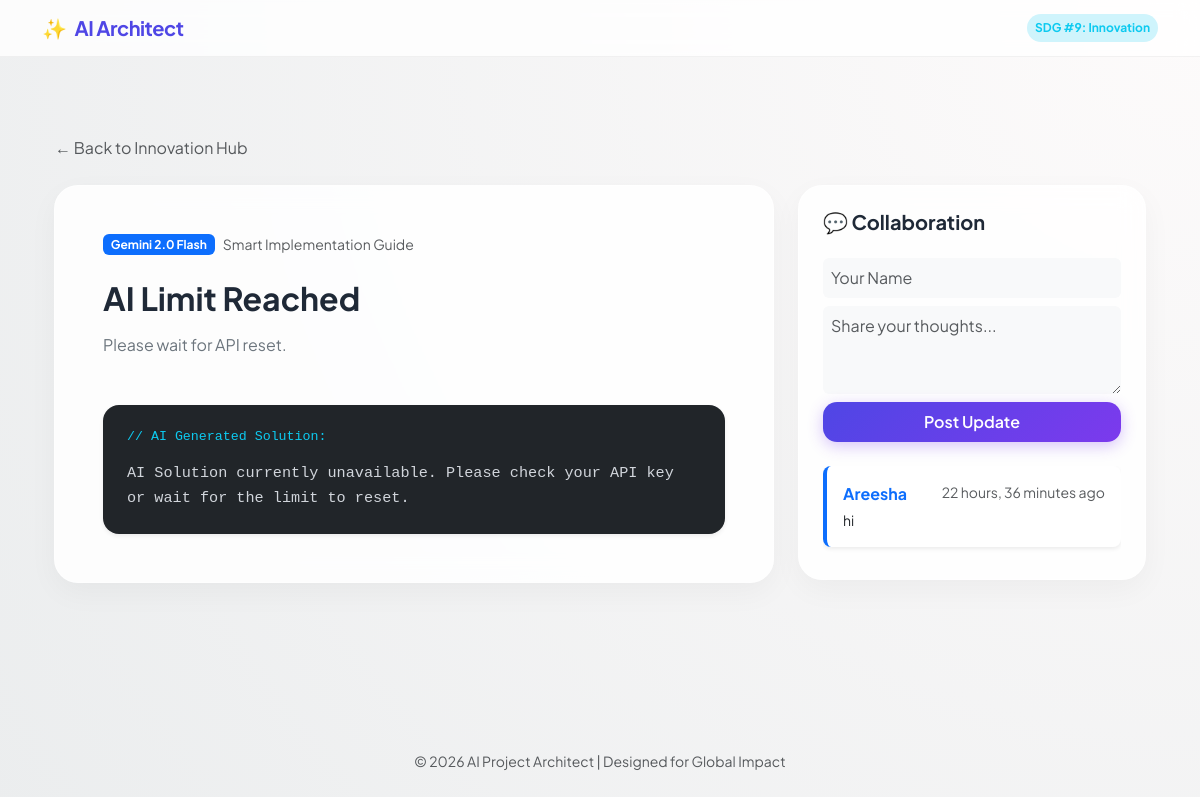
The page /task/3/ on the database its author committed.
### boards/models.py (models this page shows, shortened)
class Task(models.Model):
    STATUS_CHOICES = [('TODO', 'To Do'), ('DONE', 'Done')]
    project = models.ForeignKey(Project, on_delete=models.CASCADE, related_name='tasks')
    title = models.CharField(max_length=200)
    description = models.TextField()
    status = models.CharField(max_length=10, choices=STATUS_CHOICES, default='TODO')

class Comment(models.Model):
    task = models.ForeignKey(Task, on_delete=models.CASCADE, related_name='comments')
    author_name = models.CharField(max_length=100, default="Anonymous") # Login ke bagair naam
    text = models.TextField()
    created_at = models.DateTimeField(auto_now_add=True)

### boards/views.py (the view, shortened to what this page needs)
# urls.py: path('task/<int:task_id>/', views.task_detail, name='task_detail'),
def task_detail(request, task_id):
    task = get_object_or_404(Task, id=task_id)
    if request.method == "POST":
        author = request.POST.get('author_name')
        content = request.POST.get('comment_text')
        if content:
            Comment.objects.create(task=task, author_name=author, text=content)
            return redirect('task_detail', task_id=task.id)
    api_key = os.getenv("GEMINI_API_KEY")
    solution = "AI Solution currently unavailable. Please check your API key or wait for the limit to reset."
    comments = task.comments.all().order_by('-created_at')
    return render(request, 'boards/task_detail.html', {'task': task, 'solution': solution, 'comments': comments})

### boards/templates/boards/task_detail.html (shortened to what this page needs)
{% extends 'boards/base.html' %}
{% block content %}
<div class="container py-5">
    <a href="{% url 'dashboard' %}" class="btn btn-link text-decoration-none text-muted mb-4 p-0">← Back to Innovation Hub</a>
    <div class="row">
        <div class="col-lg-8">
            <div class="glass-card p-5 mb-4">
                <div class="d-flex align-items-center mb-4">
                    <span class="badge bg-primary me-2">Gemini 2.0 Flash</span>
                    <span class="text-muted small">Smart Implementation Guide</span>
                </div>
                <h2 class="fw-bold mb-3">{{ task.title }}</h2>
                <p class="text-secondary mb-5">{{ task.description }}</p>
                <div class="bg-dark text-light p-4 rounded-4 shadow-sm" style="font-family: 'Consolas', monospace; font-size: 0.95rem;">
                    <h6 class="text-info small mb-3">// AI Generated Solution:</h6>
                    <div style="white-space: pre-wrap; line-height: 1.6; color: #d1d5db;">{{ solution }}</div>
                </div>
            </div>
        </div>
        <div class="col-lg-4">
            <div class="glass-card p-4">
                <h5 class="fw-bold mb-4">💬 Collaboration</h5>
                <form method="POST" class="mb-4">
                    <input type="text" name="author_name" class="form-control mb-2 border-0 bg-light p-2" placeholder="Your Name" required>
                    <textarea name="comment_text" class="form-control mb-2 border-0 bg-light p-2" rows="3" placeholder="Share your thoughts..." required></textarea>
                    <button type="submit" class="btn btn-smart w-100 py-2">Post Update</button>
                </form>
                <div style="max-height: 450px; overflow-y: auto;">
                    {% for comment in comments %}
                    <div class="p-3 bg-white rounded-3 mb-2 shadow-sm border-start border-4 border-primary">
                        <div class="d-flex justify-content-between x-small">
                            <span class="fw-bold text-primary">{{ comment.author_name }}</span>
                            <span class="text-muted small">{{ comment.created_at|timesince }} ago</span>
                        </div>
                        <p class="small mb-0 mt-1 text-dark">{{ comment.text }}</p>
                    </div>
                    {% empty %}
                    <p class="text-center text-muted py-4">No comments yet. Start the conversation!</p>
                    {% endfor %}
                </div>
            </div>
        </div>
    </div>
</div>
{% endblock %}

### boards/templates/boards/base.html (style rules this page uses)
:root { --primary: #4f46e5; --secondary: #7c3aed; --accent: #06b6d4; --glass: rgba(255, 255, 255, 0.85); --bg-gradient: radial-gradient(circle at top right, #fdfbfb 0%, #ebedee 100%); }
body { background: var(--bg-gradient); color: #1f2937; font-family: 'Plus Jakarta Sans', sans-serif; min-height: 100vh; }
.glass-card { background: var(--glass); backdrop-filter: blur(12px); -webkit-backdrop-filter: blur(12px); border: 1px solid rgba(255, 255, 255, 0.4); border-radius: 24px; box-shadow: 0 10px 30px rgba(0, 0, 0, 0.04); transition: all 0.4s cubic-bezier(0.175, 0.885, 0.32, 1.275); }
.btn-smart { background: linear-gradient(135deg, var(--primary), var(--secondary)); color: white !important; border: none; border-radius: 14px; padding: 12px 28px; font-weight: 600; box-shadow: 0 4px 15px rgba(124, 58, 237, 0.3); transition: 0.3s all ease; }

### rows shown on the page
Task: title "AI Limit Reached", description "Please wait for API reset."
Comment: author_name "Areesha", created_at "22 hours, 36 minutes", text "hi"

### other values the page prints
{{ solution }} "AI Solution currently unavailable. Please check your API key or wait for the limit to reset."
